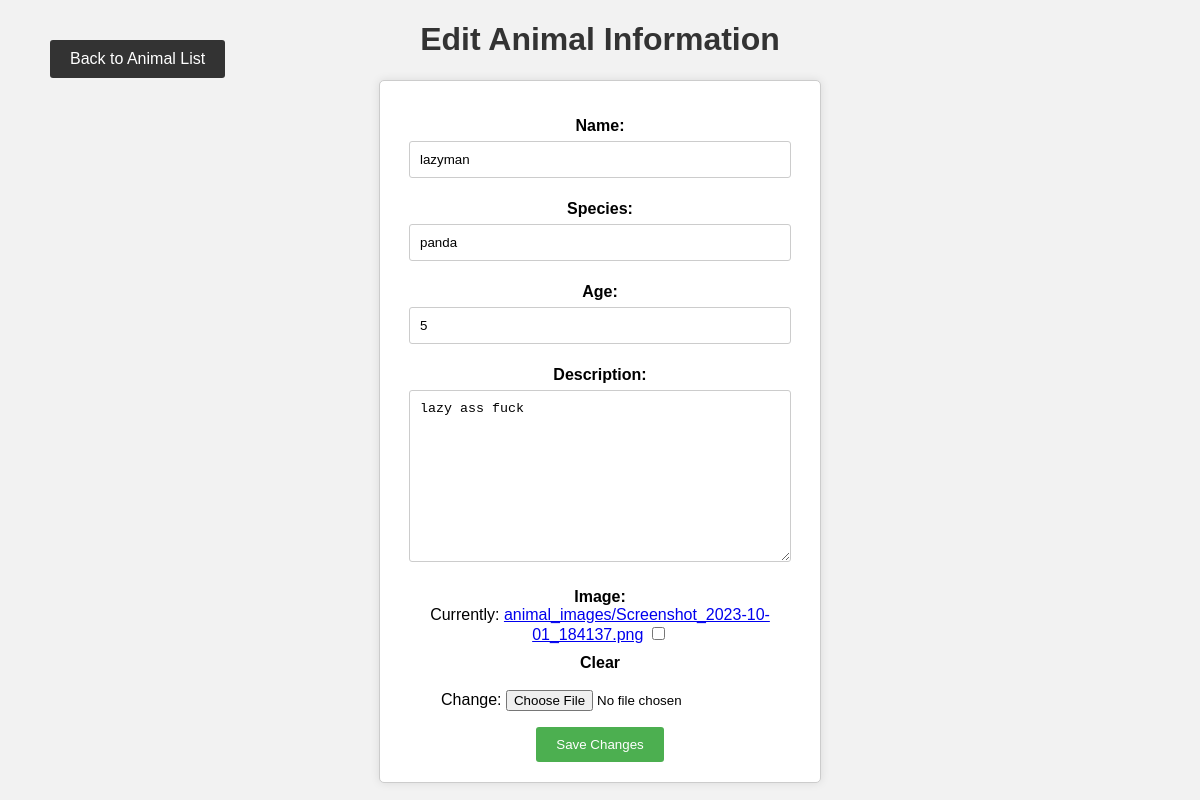
The page /adoption/animal/edit/36/ on the database its author committed.
### adoption/models.py (models this page shows, shortened)
class Animal(models.Model):
    name = models.CharField(max_length=100)
    species = models.CharField(max_length=100)
    age = models.IntegerField()
    description = models.TextField()
    image = models.ImageField(upload_to='animal_images/', blank=True, null=True)  # Add this field
    class Meta:
        app_label = 'adoption'  # Specify the app_label for the model

### adoption/views.py (the view)
# urls.py: path('animal/edit/<int:animal_id>/', views.animal_edit, name='animal_edit'),
def animal_edit(request, animal_id):
    animal = get_object_or_404(Animal, id=animal_id)
    if request.method == 'POST':
        form = AnimalAdoptionForm(request.POST, request.FILES, instance=animal)
        if form.is_valid():
            form.save()
            return redirect('animal_list')
    else:
        form = AnimalAdoptionForm(instance=animal)
    return render(request, 'adoption/animal_edit.html', {'form': form, 'animal': animal})

### adoption/forms.py
class AnimalAdoptionForm(forms.ModelForm):
    class Meta:
        model = Animal
        fields = ['name', 'species', 'age', 'description','image']

### adoption/templates/adoption/animal_edit.html (shortened to what this page needs)
<!DOCTYPE html>
<html>
<head>
</head>
<body>
    <h1>Edit Animal Information</h1>
    <a name="back" href="{% url 'animal_list' %}">Back to Animal List</a>
    <form method="post" enctype="multipart/form-data">
        {{ form.as_p }}
        <input type="submit" value="Save Changes">
    </form>
</body>
</html>

### adoption/templates/adoption/animal_edit.html (style rules this page uses)
body { font-family: Arial, sans-serif; background-color: #f2f2f2; text-align: center; }
h1 { color: #333; }
form { max-width: 400px; margin: 0 auto; padding: 20px; background-color: #fff; border: 1px solid #ccc; border-radius: 5px; box-shadow: 0 0 10px rgba(0, 0, 0, 0.1); transition: box-shadow 0.3s ease; }
label { display: block; font-weight: bold; margin-top: 10px; }
input[type="text"], input[type="number"], textarea { width: 90%; padding: 10px; margin: 6px 0; border: 1px solid #ccc; border-radius: 3px; }
input[type="submit"] { background-color: #4CAF50; color: #fff; border: none; border-radius: 3px; padding: 10px 20px; cursor: pointer; transition: background-color 0.3s ease; }
a[name="back"] { position: absolute; left: 50px; top: 40px; text-decoration: none; background-color: #333; color: #fff; border: none; border-radius: 3px; padding: 10px 20px; transition: background-color 0.3s ease; }

### rows shown on the page
Animal: name "lazyman", species "panda", age "5", description "lazy ass fuck"
